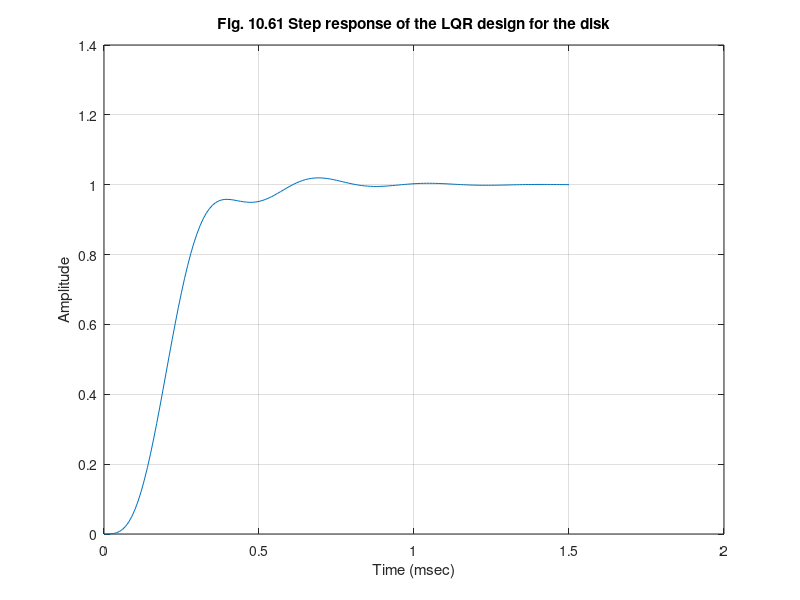

The MATLAB script that drew this image: (Note: this script raises an error after producing the figure.)
%  Figure 10.78      Feedback Control of Dynamic Systems, 6e
%                        Franklin, Powell, Emami
%
% fig10_78.m is a script for the LQR(LQG) design for the disk  
% drive case study

clf;
wm= 5*pi;
z=.05;
GM = 4;
a=0.1;
numG= [1/(50*pi) 1];
denG=[1/(25*pi^2) 1/(50*pi) 1  0 0];
sysG=tf(numG,denG);
% form the system with y + a*ydot output
numGv=[0 numG]+.09*[numG 0];
sysGv=tf(numGv,denG);
% convert the design system to state form
[f,g,h,j]=ssdata(sysGv);
sysGvs=ss(f,g,h,j);
K=lqry(sysGvs,10000,1)
% form the state feedback
fc=f-g*K;
sysR=ss(fc,g,h,j);
[num,den]=tfdata(sysR,'v');
% remove the zero used to weight ydot
sysCLR=tf(numG,den);
[ac,b,c,d]=ssdata(sysCLR);
% normalize the gain for unity dc
k=c*inv(-ac)*b
b1=b/k;
sysCLR=ss(ac,b1,c,d);
t=0:.01:1.5;
[y,t]=step(sysCLR,t);
plot(t,y);
xlabel('Time (msec)');
ylabel('Amplitude');
grid;
title('Fig. 10.61 Step response of the LQR design for the disk');
%pause;
pc=eig(sysCLR);
pe=10*pc;
[f,g,h,j]=ssdata(sysG);
L=place(f',h',pe)';
nbar=1
a=[f-g*K-L*h];
b=[L -L];
c=-K;
d=[0 0];
sysF=ss(a,b,c,d);
sysOL=sysF*sysG;
sysH=tf(1,1);
sysCL=feedback(sysOL,sysH,2,1);
%
%grid
nicegrid
